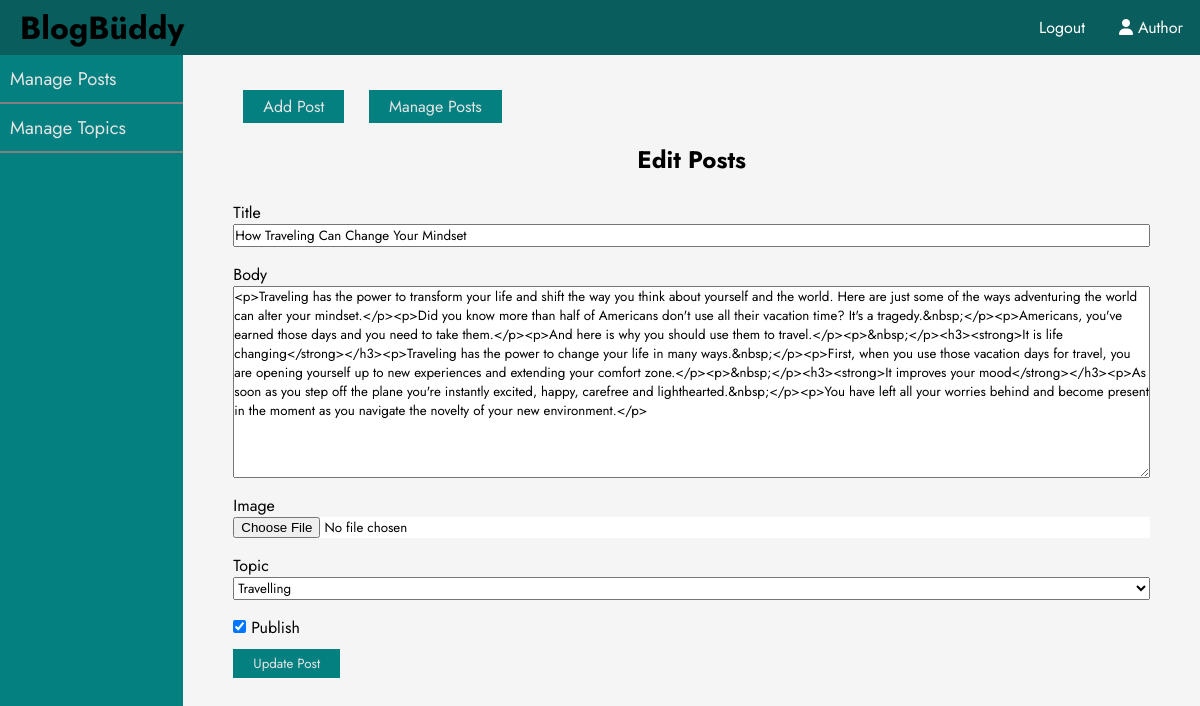
Screenshot of /admin/post/edit.php?id=38 (signed in) with the database file from the repository.
### tables this page shows
CREATE TABLE `posts` (
  `id` int(11) NOT NULL,
  `user_id` int(11) NOT NULL,
  `username` varchar(60) NOT NULL,
  `topic_id` int(11) DEFAULT NULL,
  `title` varchar(255) NOT NULL,
  `image` varchar(255) NOT NULL,
  `body` text NOT NULL,
  `published` tinyint(4) NOT NULL,
  `created_at` datetime NOT NULL DEFAULT current_timestamp(),
  `likes` int(11) NOT NULL,
  `views` int(11) NOT NULL
);

### app/database/db.php (called while the page is built, shortened)
<?php
    require("connect.php");
    function executeQuery($sql, $data)
    {
        global $conn;
        $stmt = $conn->prepare($sql);
        $values = array_values($data);
        $types = str_repeat('s', count($values));
        $stmt->bind_param($types,...$values);
        $stmt->execute();
        return $stmt;
    }
    function selectAll($table, $conditions = [])
    {
        global $conn;
        $sql = "SELECT * FROM $table";
        if(empty($conditions))
        {
            $stmt = $conn->prepare($sql);
            $stmt->execute();
            $records = $stmt->get_result()->fetch_all(MYSQLI_ASSOC);
            return $records;
        }
    }
    function selectOne($table, $conditions)
    {
        $sql = "SELECT * FROM $table ";
        $i=0;
        foreach($conditions as $key=>$value)
        {
            if($i===0){
                $sql = $sql . " WHERE $key=?";
            }
            else{
                $sql = $sql . " AND $key=?";
            }
            $i++;
        }
        $sql = $sql . " LIMIT 1";
        $stmt = executeQuery($sql , $conditions);
        $records = $stmt->get_result()->fetch_assoc();
        return $records;
    }
?>

### app/controllers/posts.php (called while the page is built, shortened)
<?php
include("C:/xampp/htdocs/blogbuddy/app/database/db.php");
$topics = selectAll('topics');
$table = 'posts' ;
$image='';
if (isset($_GET['id']))
{
    $post = selectOne($table, ['id'=>$_GET['id']]);
    $title = $post['title'];
    $body = $post['body'];
    $topic_id = $post['topic_id'];
}
?>

### admin/post/edit.php (the view, shortened to what this page needs)
<?php include("C:/xampp/htdocs/blogbuddy/app/controllers/posts.php");
?>
<!DOCTYPE html>
<html lang="en">
<head>
  <link rel="stylesheet" href="https://cdnjs.cloudflare.com/ajax/libs/font-awesome/6.1.1/css/all.min.css" />
  <link rel="stylesheet" type="text/css" href="../../assets/css/admin-style.css">
</head>
<body>
  <?php include("C:/xampp/htdocs/blogbuddy/app/includes/adminHeader.php"); ?>
  <div class="page-wrapper">
      <div class="admin-wrapper">
          <?php include("C:/xampp/htdocs/blogbuddy/app/includes/adminSidebar.php"); ?>
          <div class="admin-content">
            <div class="button-group">
                <a href="create.php" class="btn">Add Post</a>
                <a href="index.php" class="btn">Manage Posts</a>
            </div>
            <div class="content">
                <h2 class="page-title">Edit Posts</h2>
                <form action="edit.php" method="POST" enctype="multipart/form-data">
                    <div class="input-group">
                        <label for="post-title">Title</label>
                        <input type="text" name="title" value="<?php echo $title;?>" id="post-title">
                    </div>
                    <div class="input-group">
                        <label for="body">Body</label>
                        <textarea name="body" id="body" cols="30" rows="10"><?php echo $body;?></textarea>
                    </div>
                    <div class="input-group">
                        <label for="image">Image</label>
                        <input type="file" name="image" id="image" style="background-color: white;" value="<?php echo $image;?>">
                    </div>
                    <div class="input-group">
                        <label for="selected-topic">Topic</label>
                        <select name="topic_id" id="selected-topic">
                            <?php foreach($topics as $key => $topic): ?>
                                <?php if(!empty($topic_id) && ($topic_id === $topic['id'])): ?>
                                    <option selected value="<?php echo $topic_id; ?>"><?php echo $topic['name'];?></option>
                                <?php else: ?>
                                    <option value="<?php echo $topic['id']; ?>"><?php echo $topic['name'];?></option>
                                <?php endif; ?>
                            <?php endforeach; ?>
                        </select>
                    </div>
                    <div>
                    <?php if(empty($published) && $published == 0):?>
                            <label for="published" class="pub-label">
                                <input type="checkbox" name="published" id="published"  class="pub-label">
                                Publish
                            </label>
                        <?php else:?>
                            <label for="published" class="pub-label">
                                <input type="checkbox" name="published" id="published"  class="pub-label" checked>
                                Publish
                            </label>
                        <?php endif;?>
                    </div>
                    <div class="input-group">
                        <button type="submit" name="update-post" class="btn">Update Post</button>
                    </div>
                </form>
            </div>
          </div>
      </div>
  </div>
</body>
</html>

### app/assets/css/admin-style.css (style rules this page uses)
* { font-family: 'Jost', sans-serif; margin: 0px; padding: 0px; box-sizing: border-box; }
:root { --pri-col: teal; --sec-col: black; --tri-col: whitesmoke; --sdw-col: #e4e4e4; }
body { height: 100vh; width: 100%; background: whitesmoke; }
a { text-decoration: none; color: inherit; }
.page-wrapper { height:100%; }
.admin-wrapper { height: 100%; display: flex; }
.admin-content { margin:auto; flex:8; height: 100%; width: fit-content; padding: 40px ; overflow-y: scroll; }
.btn { padding:5px 20px; margin:10px; background-color: rgb(4, 128, 128); color: #e4e4e4; border: none; }
.page-title { margin: 1.5rem; text-align: center; }
.input-group label, .input-group input, .input-group textarea, .input-group select { width: 100%; display: block; }
.input-group { margin-bottom: 1rem; }
.input-group button { margin: 10px 0px; }

### admin/post/edit.php (style rules this page uses)
body { z-index:0; overflow-y:hidden; }
.page-wrapper { height:100%; }
.admin-wrapper { height: 100%; width: 100%; display: flex; position:fixed; top:55px; }
.admin-content { margin:auto; flex:5; height: 100%; padding: 40px 50px ; overflow-y: scroll; width: fit-content; }

### rows the page displays
posts: title "How Traveling Can Change Your Mindset", body "<p>Traveling has the power to transform your life and shift the way you think about yourself and the world. Here are just some of the ways adventuring the world can alter your mindset.</p><p>Did you know more than half of Americans don't use all their vacation time? It's a tragedy.&nbsp;</p><p>Americans, you've earned those days and you need to take them.</p><p>And here is why you should use them to travel.</p><p>&nbsp;</p><h3><strong>It is life changing</strong></h3><p>Traveling has the power to change your life in many ways.&nbsp;</p><p>First, when you use those vacation days for travel, you are opening yourself up to new experiences and extending your comfort…"

### other values shown
$_SESSION['username'] "Author"
form field topic_id "Travelling"
